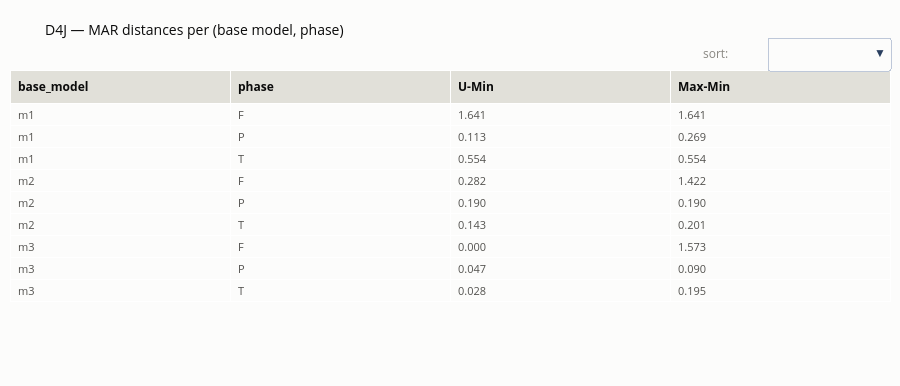

The code cell stored with this chart in its notebook:
### Code cell
sortable_table(
    save_table(group_table("D4J", "MAR"), "q1_mar_d4j_groups"),
    title="D4J — MAR distances per (base model, phase)",
)

### Figure 1 — Plotly figure (JSON) as saved in the notebook; plotly's stock layout.template omitted (floating-point values rounded to 4 significant figures)
{"data": [{"cells": {"align": "left", "fill": {"color": "#fcfcfb"}, "font": {"color": "#52514e", "size": 11}, "format": [null, null, ".3f", ".3f"], "height": 22, "values": [["m1", "m1", "m1", "m2", "m2", "m2", "m3", "m3", "m3"], ["F", "P", "T", "F", "P", "T", "F", "P", "T"], [1.641, 0.1135, 0.5544, 0.2819, 0.1901, 0.1425, 0, 0.0466, 0.02753], [1.641, 0.269, 0.5544, 1.422, 0.1901, 0.2006, 1.573, 0.09023, 0.1951]]}, "header": {"align": "left", "fill": {"color": "#e1e0d9"}, "font": {"color": "#0b0b0b", "size": 12}, "values": ["<b>base_model</b>", "<b>phase</b>", "<b>U-Min</b>", "<b>Max-Min</b>"]}, "type": "table"}], "layout": {"annotations": [{"font": {"color": "#898781", "size": 12}, "showarrow": false, "text": "sort:", "x": 1, "xanchor": "right", "xshift": -160, "y": 1.02, "yanchor": "bottom", "yref": "paper"}], "height": 386, "margin": {"b": 10, "l": 10, "r": 10, "t": 70}, "paper_bgcolor": "#fcfcfb", "title": {"font": {"color": "#0b0b0b", "size": 14}, "text": "D4J — MAR distances per (base model, phase)"}, "updatemenus": [{"active": -1, "buttons": [{"args": [{"cells.values": [[["m1", "m1", "m1", "m2", "m2", "m2", "m3", "m3", "m3"], ["F", "P", "T", "F", "P", "T", "F", "P", "T"], [1.641, 0.1135, 0.5544, 0.2819, 0.1901, 0.1425, 0, 0.0466, 0.02753], [1.641, 0.269, 0.5544, 1.422, 0.1901, 0.2006, 1.573, 0.09023, 0.1951]]]}], "label": "base_model ▲", "method": "restyle"}, {"args": [{"cells.values": [[["m3", "m3", "m3", "m2", "m2", "m2", "m1", "m1", "m1"], ["F", "P", "T", "F", "P", "T", "F", "P", "T"], [0, 0.0466, 0.02753, 0.2819, 0.1901, 0.1425, 1.641, 0.1135, 0.5544], [1.573, 0.09023, 0.1951, 1.422, 0.1901, 0.2006, 1.641, 0.269, 0.5544]]]}], "label": "base_model ▼", "method": "restyle"}, {"args": [{"cells.values": [[["m1", "m2", "m3", "m1", "m2", "m3", "m1", "m2", "m3"], ["F", "F", "F", "P", "P", "P", "T", "T", "T"], [1.641, 0.2819, 0, 0.1135, 0.1901, 0.0466, 0.5544, 0.1425, 0.02753], [1.641, 1.422, 1.573, 0.269, 0.1901, 0.09023, 0.5544, 0.2006, 0.1951]]]}], "label": "phase ▲", "method": "restyle"}, {"args": [{"cells.values": [[["m1", "m2", "m3", "m1", "m2", "m3", "m1", "m2", "m3"], ["T", "T", "T", "P", "P", "P", "F", "F", "F"], [0.5544, 0.1425, 0.02753, 0.1135, 0.1901, 0.0466, 1.641, 0.2819, 0], [0.5544, 0.2006, 0.1951, 0.269, 0.1901, 0.09023, 1.641, 1.422, 1.573]]]}], "label": "phase ▼", "method": "restyle"}, {"args": [{"cells.values": [[["m3", "m3", "m3", "m1", "m2", "m2", "m2", "m1", "m1"], ["F", "T", "P", "P", "T", "P", "F", "T", "F"], [0, 0.02753, 0.0466, 0.1135, 0.1425, 0.1901, 0.2819, 0.5544, 1.641], [1.573, 0.1951, 0.09023, 0.269, 0.2006, 0.1901, 1.422, 0.5544, 1.641]]]}], "label": "U-Min ▲", "method": "restyle"}, {"args": [{"cells.values": [[["m1", "m1", "m2", "m2", "m2", "m1", "m3", "m3", "m3"], ["F", "T", "F", "P", "T", "P", "P", "T", "F"], [1.641, 0.5544, 0.2819, 0.1901, 0.1425, 0.1135, 0.0466, 0.02753, 0], [1.641, 0.5544, 1.422, 0.1901, 0.2006, 0.269, 0.09023, 0.1951, 1.573]]]}], "label": "U-Min ▼", "method": "restyle"}, {"args": [{"cells.values": [[["m3", "m2", "m3", "m2", "m1", "m1", "m2", "m3", "m1"], ["P", "P", "T", "T", "P", "T", "F", "F", "F"], [0.0466, 0.1901, 0.02753, 0.1425, 0.1135, 0.5544, 0.2819, 0, 1.641], [0.09023, 0.1901, 0.1951, 0.2006, 0.269, 0.5544, 1.422, 1.573, 1.641]]]}], "label": "Max-Min ▲", "method": "restyle"}, {"args": [{"cells.values": [[["m1", "m3", "m2", "m1", "m1", "m2", "m3", "m2", "m3"], ["F", "F", "F", "T", "P", "T", "T", "P", "P"], [1.641, 0, 0.2819, 0.5544, 0.1135, 0.1425, 0.02753, 0.1901, 0.0466], [1.641, 1.573, 1.422, 0.5544, 0.269, 0.2006, 0.1951, 0.1901, 0.09023]]]}], "label": "Max-Min ▼", "method": "restyle"}], "direction": "down", "x": 1, "xanchor": "right", "y": 1, "yanchor": "bottom"}]}}
